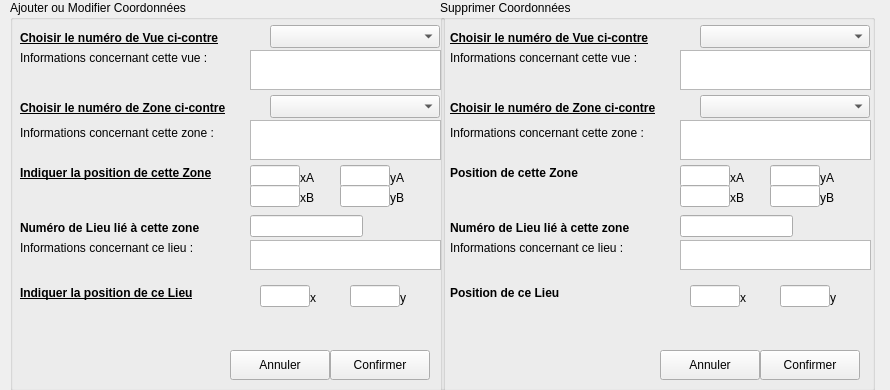
      <widget class="QWidget" name="page_14">
       <property name="geometry">
        <rect>
         <x>0</x>
         <y>0</y>
         <width>890</width>
         <height>390</height>
        </rect>
       </property>
       <attribute name="label">
        <string>Coordonnées Lieux/Zones en fonction des Vues</string>
       </attribute>
       <widget class="QGroupBox" name="groupBox">
        <property name="geometry">
         <rect>
          <x>10</x>
          <y>0</y>
          <width>435</width>
          <height>391</height>
         </rect>
        </property>
        <property name="title">
         <string>Ajouter ou Modifier Coordonnées</string>
        </property>
        <widget class="QLabel" name="label_160">
         <property name="geometry">
          <rect>
           <x>10</x>
           <y>220</y>
           <width>251</width>
           <height>16</height>
          </rect>
         </property>
         <property name="font">
          <font>
           <weight>75</weight>
           <bold>true</bold>
           <underline>false</underline>
          </font>
         </property>
         <property name="text">
          <string>Numéro de Lieu lié à cette zone</string>
         </property>
        </widget>
        <widget class="QLineEdit" name="lEditPositionNumLieu">
         <property name="geometry">
          <rect>
           <x>240</x>
           <y>215</y>
           <width>113</width>
           <height>22</height>
          </rect>
         </property>
         <property name="cursor">
          <cursorShape>ForbiddenCursor</cursorShape>
         </property>
         <property name="readOnly">
          <bool>true</bool>
         </property>
        </widget>
        <widget class="QLabel" name="label_164">
         <property name="geometry">
          <rect>
           <x>10</x>
           <y>30</y>
           <width>251</width>
           <height>16</height>
          </rect>
         </property>
         <property name="font">
          <font>
           <weight>75</weight>
           <bold>true</bold>
           <underline>true</underline>
          </font>
         </property>
         <property name="text">
          <string>Choisir le numéro de Vue ci-contre</string>
         </property>
        </widget>
        <widget class="QComboBox" name="cBoxPositionNumVue">
         <property name="geometry">
          <rect>
           <x>260</x>
           <y>25</y>
           <width>170</width>
           <height>23</height>
          </rect>
         </property>
        </widget>
        <widget class="QLabel" name="label_165">
         <property name="geometry">
          <rect>
           <x>10</x>
           <y>50</y>
           <width>231</width>
           <height>16</height>
          </rect>
         </property>
         <property name="text">
          <string>Informations concernant cette vue :</string>
         </property>
        </widget>
        <widget class="QTextEdit" name="txtPositionInfoVue">
         <property name="geometry">
          <rect>
           <x>240</x>
           <y>50</y>
           <width>191</width>
           <height>40</height>
          </rect>
         </property>
         <property name="cursor" stdset="0">
          <cursorShape>ForbiddenCursor</cursorShape>
         </property>
         <property name="readOnly">
          <bool>true</bool>
         </property>
        </widget>
        <widget class="QLabel" name="label_159">
         <property name="geometry">
          <rect>
           <x>10</x>
           <y>100</y>
           <width>251</width>
           <height>16</height>
          </rect>
         </property>
         <property name="font">
          <font>
           <weight>75</weight>
           <bold>true</bold>
           <underline>true</underline>
          </font>
         </property>
         <property name="text">
          <string>Choisir le numéro de Zone ci-contre</string>
         </property>
        </widget>
        <widget class="QComboBox" name="cBoxPositionNumZone">
         <property name="geometry">
          <rect>
           <x>260</x>
           <y>95</y>
           <width>170</width>
           <height>23</height>
          </rect>
         </property>
        </widget>
        <widget class="QLabel" name="label_161">
         <property name="geometry">
          <rect>
           <x>10</x>
           <y>125</y>
           <width>231</width>
           <height>16</height>
          </rect>
         </property>
         <property name="text">
          <string>Informations concernant cette zone :</string>
         </property>
        </widget>
        <widget class="QTextEdit" name="txtPositionInfoZone">
         <property name="geometry">
          <rect>
           <x>240</x>
           <y>120</y>
           <width>191</width>
           <height>40</height>
          </rect>
         </property>
         <property name="cursor" stdset="0">
          <cursorShape>ForbiddenCursor</cursorShape>
         </property>
         <property name="readOnly">
          <bool>true</bool>
         </property>
        </widget>
        <widget class="QLabel" name="label_166">
         <property name="geometry">
          <rect>
           <x>10</x>
           <y>285</y>
           <width>251</width>
           <height>16</height>
          </rect>
         </property>
         <property name="font">
          <font>
           <weight>75</weight>
           <bold>true</bold>
           <underline>true</underline>
          </font>
         </property>
         <property name="text">
          <string>Indiquer la position de ce Lieu</string>
         </property>
        </widget>
        <widget class="QLineEdit" name="lEditPositionLieuX">
         <property name="geometry">
          <rect>
           <x>250</x>
           <y>285</y>
           <width>50</width>
           <height>22</height>
          </rect>
         </property>
        </widget>
        <widget class="QLineEdit" name="lEditPositionLieuY">
         <property name="geometry">
          <rect>
           <x>340</x>
           <y>285</y>
           <width>50</width>
           <height>22</height>
          </rect>
         </property>
        </widget>
        <widget class="QLabel" name="label_162">
         <property name="geometry">
          <rect>
           <x>10</x>
           <y>240</y>
           <width>231</width>
           <height>16</height>
          </rect>
         </property>
         <property name="text">
          <string>Informations concernant ce lieu :</string>
         </property>
        </widget>
        <widget class="QTextEdit" name="txtPositionInfoLieu">
         <property name="geometry">
          <rect>
           <x>240</x>
           <y>240</y>
           <width>191</width>
           <height>30</height>
          </rect>
         </property>
         <property name="cursor" stdset="0">
          <cursorShape>ForbiddenCursor</cursorShape>
         </property>
         <property name="readOnly">
          <bool>true</bool>
         </property>
        </widget>
        <widget class="QLabel" name="label_163">
         <property name="geometry">
          <rect>
           <x>10</x>
           <y>165</y>
           <width>251</width>
           <height>16</height>
          </rect>
         </property>
         <property name="font">
          <font>
           <weight>75</weight>
           <bold>true</bold>
           <underline>true</underline>
          </font>
         </property>
         <property name="text">
          <string>Indiquer la position de cette Zone</string>
         </property>
        </widget>
        <widget class="QLineEdit" name="lEditPositionZoneXA">
         <property name="geometry">
          <rect>
           <x>240</x>
           <y>165</y>
           <width>50</width>
           <height>22</height>
          </rect>
         </property>
         <property name="text">
          <string/>
         </property>
        </widget>
        <widget class="QLineEdit" name="lEditPositionZoneYA">
         <property name="geometry">
          <rect>
           <x>330</x>
           <y>165</y>
           <width>50</width>
           <height>22</height>
          </rect>
         </property>
         <property name="text">
          <string/>
         </property>
        </widget>
        <widget class="QLabel" name="label_167">
         <property name="geometry">
          <rect>
           <x>300</x>
           <y>290</y>
           <width>16</width>
           <height>16</height>
          </rect>
         </property>
         <property name="text">
          <string>x</string>
         </property>
        </widget>
        <widget class="QLabel" name="label_168">
         <property name="geometry">
          <rect>
           <x>390</x>
           <y>290</y>
           <width>16</width>
           <height>16</height>
          </rect>
         </property>
         <property name="text">
          <string>y</string>
         </property>
        </widget>
        <widget class="QLineEdit" name="lEditPositionZoneXB">
         <property name="geometry">
          <rect>
           <x>240</x>
           <y>185</y>
           <width>50</width>
           <height>22</height>
          </rect>
         </property>
         <property name="text">
          <string/>
         </property>
        </widget>
        <widget class="QLineEdit" name="lEditPositionZoneYB">
         <property name="geometry">
          <rect>
           <x>330</x>
           <y>185</y>
           <width>50</width>
           <height>22</height>
          </rect>
         </property>
         <property name="text">
          <string/>
         </property>
        </widget>
        <widget class="QLabel" name="label_169">
         <property name="geometry">
          <rect>
           <x>290</x>
           <y>170</y>
           <width>21</width>
           <height>16</height>
          </rect>
         </property>
         <property name="text">
          <string>xA</string>
         </property>
        </widget>
        <widget class="QLabel" name="label_170">
         <property name="geometry">
          <rect>
           <x>290</x>
           <y>190</y>
           <width>21</width>
           <height>16</height>
          </rect>
         </property>
         <property name="text">
          <string>xB</string>
         </property>
        </widget>
        <widget class="QLabel" name="label_171">
         <property name="geometry">
          <rect>
           <x>380</x>
           <y>170</y>
           <width>21</width>
           <height>16</height>
          </rect>
         </property>
         <property name="text">
          <string>yA</string>
         </property>
        </widget>
        <widget class="QLabel" name="label_172">
         <property name="geometry">
          <rect>
           <x>380</x>
           <y>190</y>
           <width>21</width>
           <height>16</height>
          </rect>
         </property>
         <property name="text">
          <string>yB</string>
         </property>
        </widget>
        <widget class="QPushButton" name="btAnnulerPosition">
         <property name="geometry">
          <rect>
           <x>220</x>
           <y>350</y>
           <width>100</width>
           <height>30</height>
          </rect>
         </property>
         <property name="text">
          <string>Annuler</string>
         </property>
         <property name="icon">
          <iconset>
           <normaloff>ressources/ButtonClose.png</normaloff>ressources/ButtonClose.png</iconset>
         </property>
        </widget>
        <widget class="QPushButton" name="btOkPosition">
         <property name="geometry">
          <rect>
           <x>320</x>
           <y>350</y>
           <width>100</width>
           <height>30</height>
          </rect>
         </property>
         <property name="text">
          <string>Confirmer</string>
         </property>
         <property name="icon">
          <iconset>
           <normaloff>ressources/bt_ok.png</normaloff>ressources/bt_ok.png</iconset>
         </property>
        </widget>
        <widget class="QLabel" name="label_187">
         <property name="geometry">
          <rect>
           <x>60</x>
           <y>310</y>
           <width>51</width>
           <height>61</height>
          </rect>
         </property>
         <property name="text">
          <string/>
         </property>
         <property name="pixmap">
          <pixmap>ressources/new.png</pixmap>
         </property>
        </widget>
        <widget class="QLabel" name="label_188">
         <property name="geometry">
          <rect>
           <x>120</x>
           <y>320</y>
           <width>51</width>
           <height>51</height>
          </rect>
         </property>
         <property name="text">
          <string/>
         </property>
         <property name="pixmap">
          <pixmap>ressources/modifier.png</pixmap>
         </property>
        </widget>
       </widget>
       <widget class="QGroupBox" name="groupBox_2">
        <property name="geometry">
         <rect>
          <x>440</x>
          <y>0</y>
          <width>435</width>
          <height>391</height>
         </rect>
        </property>
        <property name="title">
         <string>Supprimer Coordonnées</string>
        </property>
        <widget class="QLabel" name="label_173">
         <property name="geometry">
          <rect>
           <x>10</x>
           <y>220</y>
           <width>251</width>
           <height>16</height>
          </rect>
         </property>
         <property name="font">
          <font>
           <weight>75</weight>
           <bold>true</bold>
           <underline>false</underline>
          </font>
         </property>
         <property name="text">
          <string>Numéro de Lieu lié à cette zone</string>
         </property>
        </widget>
        <widget class="QLineEdit" name="lEditPositionSuppNumLieu">
         <property name="geometry">
          <rect>
           <x>240</x>
           <y>215</y>
           <width>113</width>
           <height>22</height>
          </rect>
         </property>
         <property name="cursor">
          <cursorShape>ForbiddenCursor</cursorShape>
         </property>
         <property name="readOnly">
          <bool>true</bool>
         </property>
        </widget>
        <widget class="QLabel" name="label_174">
         <property name="geometry">
          <rect>
           <x>10</x>
           <y>30</y>
           <width>251</width>
           <height>16</height>
          </rect>
         </property>
         <property name="font">
          <font>
           <weight>75</weight>
           <bold>true</bold>
           <underline>true</underline>
          </font>
         </property>
         <property name="text">
          <string>Choisir le numéro de Vue ci-contre</string>
         </property>
        </widget>
        <widget class="QComboBox" name="cBoxPositionSuppNumVue">
         <property name="geometry">
          <rect>
           <x>260</x>
           <y>25</y>
           <width>170</width>
           <height>23</height>
          </rect>
         </property>
        </widget>
        <widget class="QLabel" name="label_175">
         <property name="geometry">
          <rect>
           <x>10</x>
           <y>50</y>
           <width>231</width>
           <height>16</height>
          </rect>
         </property>
         <property name="text">
          <string>Informations concernant cette vue :</string>
         </property>
        </widget>
        <widget class="QTextEdit" name="txtPositionSuppInfoVue">
         <property name="geometry">
          <rect>
           <x>240</x>
           <y>50</y>
           <width>191</width>
           <height>40</height>
          </rect>
         </property>
         <property name="cursor" stdset="0">
          <cursorShape>ForbiddenCursor</cursorShape>
         </property>
         <property name="readOnly">
          <bool>true</bool>
         </property>
        </widget>
        <widget class="QLabel" name="label_176">
         <property name="geometry">
          <rect>
           <x>10</x>
           <y>100</y>
           <width>251</width>
           <height>16</height>
          </rect>
         </property>
         <property name="font">
          <font>
           <weight>75</weight>
           <bold>true</bold>
           <underline>true</underline>
          </font>
         </property>
         <property name="text">
          <string>Choisir le numéro de Zone ci-contre</string>
         </property>
        </widget>
        <widget class="QComboBox" name="cBoxPositionSuppNumZone">
         <property name="geometry">
          <rect>
           <x>260</x>
           <y>95</y>
           <width>170</width>
           <height>23</height>
          </rect>
         </property>
        </widget>
        <widget class="QLabel" name="label_177">
         <property name="geometry">
          <rect>
           <x>10</x>
           <y>125</y>
           <width>231</width>
           <height>16</height>
          </rect>
         </property>
         <property name="text">
          <string>Informations concernant cette zone :</string>
         </property>
        </widget>
        <widget class="QTextEdit" name="txtPositionSuppInfoZone">
         <property name="geometry">
          <rect>
           <x>240</x>
           <y>120</y>
           <width>191</width>
           <height>40</height>
          </rect>
         </property>
         <property name="cursor" stdset="0">
          <cursorShape>ForbiddenCursor</cursorShape>
         </property>
         <property name="readOnly">
          <bool>true</bool>
         </property>
        </widget>
        <widget class="QLabel" name="label_178">
         <property name="geometry">
          <rect>
           <x>10</x>
           <y>285</y>
           <width>251</width>
           <height>16</height>
          </rect>
         </property>
         <property name="font">
          <font>
           <weight>75</weight>
           <bold>true</bold>
           <underline>false</underline>
          </font>
         </property>
         <property name="text">
          <string>Position de ce Lieu</string>
         </property>
        </widget>
        <widget class="QLineEdit" name="lEditPositionSuppLieuX">
         <property name="geometry">
          <rect>
           <x>250</x>
           <y>285</y>
           <width>50</width>
           <height>22</height>
          </rect>
         </property>
         <property name="cursor">
          <cursorShape>ForbiddenCursor</cursorShape>
         </property>
         <property name="readOnly">
          <bool>true</bool>
         </property>
        </widget>
        <widget class="QLineEdit" name="lEditPositionSuppLieuY">
         <property name="geometry">
          <rect>
           <x>340</x>
           <y>285</y>
           <width>50</width>
           <height>22</height>
          </rect>
         </property>
         <property name="cursor">
          <cursorShape>ForbiddenCursor</cursorShape>
         </property>
         <property name="readOnly">
          <bool>true</bool>
         </property>
        </widget>
        <widget class="QLabel" name="label_179">
         <property name="geometry">
          <rect>
           <x>10</x>
           <y>240</y>
           <width>231</width>
           <height>16</height>
          </rect>
         </property>
         <property name="text">
          <string>Informations concernant ce lieu :</string>
         </property>
        </widget>
        <widget class="QTextEdit" name="txtPositionSuppInfoLieu">
         <property name="geometry">
          <rect>
           <x>240</x>
           <y>240</y>
           <width>191</width>
           <height>30</height>
          </rect>
         </property>
         <property name="cursor" stdset="0">
          <cursorShape>ForbiddenCursor</cursorShape>
         </property>
         <property name="readOnly">
          <bool>true</bool>
         </property>
        </widget>
        <widget class="QLabel" name="label_180">
         <property name="geometry">
          <rect>
           <x>10</x>
           <y>165</y>
           <width>251</width>
           <height>16</height>
          </rect>
         </property>
         <property name="font">
          <font>
           <weight>75</weight>
           <bold>true</bold>
           <underline>false</underline>
          </font>
         </property>
         <property name="text">
          <string>Position de cette Zone</string>
         </property>
        </widget>
        <widget class="QLineEdit" name="lEditPositionSuppZoneXA">
         <property name="geometry">
          <rect>
           <x>240</x>
           <y>165</y>
           <width>50</width>
           <height>22</height>
          </rect>
         </property>
         <property name="cursor">
          <cursorShape>ForbiddenCursor</cursorShape>
         </property>
         <property name="text">
          <string/>
         </property>
         <property name="readOnly">
          <bool>true</bool>
         </property>
        </widget>
        <widget class="QLineEdit" name="lEditPositionSuppZoneYA">
         <property name="geometry">
          <rect>
           <x>330</x>
           <y>165</y>
           <width>50</width>
           <height>22</height>
          </rect>
         </property>
         <property name="cursor">
          <cursorShape>ForbiddenCursor</cursorShape>
         </property>
         <property name="text">
          <string/>
         </property>
         <property name="readOnly">
          <bool>true</bool>
         </property>
        </widget>
        <widget class="QLabel" name="label_181">
         <property name="geometry">
          <rect>
           <x>300</x>
           <y>290</y>
           <width>16</width>
           <height>16</height>
          </rect>
         </property>
         <property name="text">
          <string>x</string>
         </property>
        </widget>
        <widget class="QLabel" name="label_182">
         <property name="geometry">
          <rect>
           <x>390</x>
           <y>290</y>
           <width>16</width>
           <height>16</height>
          </rect>
         </property>
         <property name="text">
          <string>y</string>
         </property>
        </widget>
        <widget class="QLineEdit" name="lEditPositionSuppZoneXB">
         <property name="geometry">
          <rect>
           <x>240</x>
           <y>185</y>
           <width>50</width>
           <height>22</height>
          </rect>
         </property>
         <property name="cursor">
          <cursorShape>ForbiddenCursor</cursorShape>
         </property>
         <property name="text">
          <string/>
         </property>
         <property name="readOnly">
          <bool>true</bool>
         </property>
        </widget>
        <widget class="QLineEdit" name="lEditPositionSuppZoneYB">
         <property name="geometry">
          <rect>
           <x>330</x>
           <y>185</y>
           <width>50</width>
           <height>22</height>
          </rect>
         </property>
         <property name="cursor">
          <cursorShape>ForbiddenCursor</cursorShape>
         </property>
         <property name="text">
          <string/>
         </property>
         <property name="readOnly">
          <bool>true</bool>
         </property>
        </widget>
        <widget class="QLabel" name="label_183">
         <property name="geometry">
          <rect>
           <x>290</x>
           <y>170</y>
           <width>21</width>
           <height>16</height>
          </rect>
         </property>
         <property name="text">
          <string>xA</string>
         </property>
        </widget>
        <widget class="QLabel" name="label_184">
         <property name="geometry">
          <rect>
           <x>290</x>
           <y>190</y>
           <width>21</width>
           <height>16</height>
          </rect>
         </property>
         <property name="text">
          <string>xB</string>
         </property>
        </widget>
        <widget class="QLabel" name="label_185">
         <property name="geometry">
          <rect>
           <x>380</x>
           <y>170</y>
           <width>21</width>
           <height>16</height>
          </rect>
         </property>
         <property name="text">
          <string>yA</string>
         </property>
        </widget>
        <widget class="QLabel" name="label_186">
         <property name="geometry">
          <rect>
           <x>380</x>
           <y>190</y>
           <width>21</width>
           <height>16</height>
          </rect>
         </property>
         <property name="text">
          <string>yB</string>
         </property>
        </widget>
        <widget class="QPushButton" name="btAnnulerPositionSupp">
         <property name="geometry">
          <rect>
           <x>220</x>
           <y>350</y>
           <width>100</width>
           <height>30</height>
          </rect>
         </property>
         <property name="text">
          <string>Annuler</string>
         </property>
         <property name="icon">
          <iconset>
           <normaloff>ressources/ButtonClose.png</normaloff>ressources/ButtonClose.png</iconset>
         </property>
        </widget>
        <widget class="QPushButton" name="btOkPositionSupp">
         <property name="geometry">
          <rect>
           <x>320</x>
           <y>350</y>
           <width>100</width>
           <height>30</height>
          </rect>
         </property>
         <property name="text">
          <string>Confirmer</string>
         </property>
         <property name="icon">
          <iconset>
           <normaloff>ressources/bt_ok.png</normaloff>ressources/bt_ok.png</iconset>
         </property>
        </widget>
        <widget class="QLabel" name="label_189">
         <property name="geometry">
          <rect>
           <x>80</x>
           <y>310</y>
           <width>51</width>
           <height>61</height>
          </rect>
         </property>
         <property name="text">
          <string/>
         </property>
         <property name="pixmap">
          <pixmap>ressources/supprimer.png</pixmap>
         </property>
        </widget>
       </widget>
      </widget>
